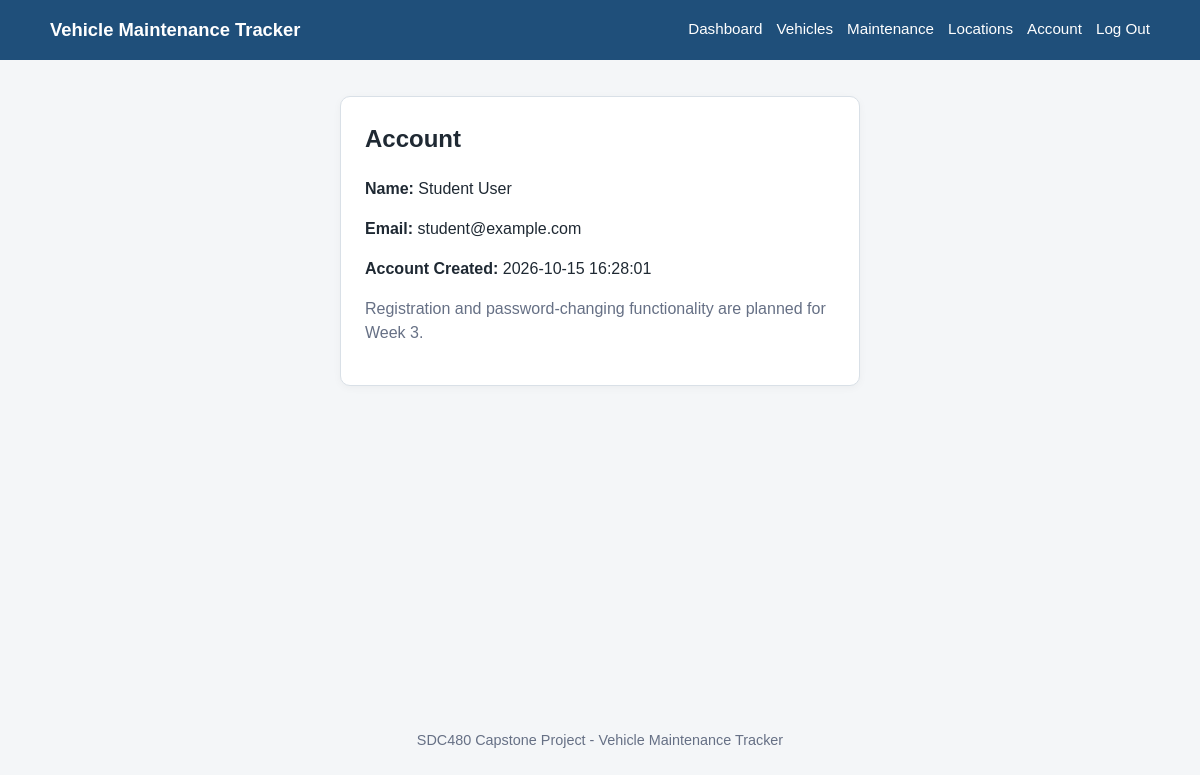
The app's page /account.php (signed in) with its own data.
### tables this page shows
CREATE TABLE users (
    id INT UNSIGNED AUTO_INCREMENT PRIMARY KEY,
    first_name VARCHAR(50) NOT NULL,
    last_name VARCHAR(50) NOT NULL,
    email VARCHAR(120) NOT NULL UNIQUE,
    password_hash VARCHAR(255) NOT NULL,
    created_at TIMESTAMP NOT NULL DEFAULT CURRENT_TIMESTAMP
);

### includes/auth.php (called while the page is built, shortened)
<?php
function e(?string $value): string
{
    return htmlspecialchars($value ?? '', ENT_QUOTES, 'UTF-8');
}

### account.php (the view, shortened to what this page needs)
<?php
require 'includes/auth.php';
require 'config/db.php';
$stmt = $pdo->prepare('SELECT first_name, last_name, email, created_at FROM users WHERE id = ?');
$stmt->execute([current_user_id()]);
$user = $stmt->fetch();
require 'includes/header.php';
?>
<section class="card form-card">
    <h1>Account</h1>
    <p><strong>Name:</strong> <?= e($user['first_name'] . ' ' . $user['last_name']) ?></p>
    <p><strong>Email:</strong> <?= e($user['email']) ?></p>
    <p><strong>Account Created:</strong> <?= e($user['created_at']) ?></p>
    <p class="muted">Registration and password-changing functionality are planned for Week 3.</p>
</section>
<?php require 'includes/footer.php'; ?>

### assets/style.css (style rules this page uses)
:root { --bg: #f4f6f8; --surface: #ffffff; --text: #1f2933; --muted: #667085; --border: #d9e0e7; --accent: #1f4f7a; --accent-dark: #173a59; --success: #2d6a4f; --danger: #9b2c2c; }
* { box-sizing: border-box; }
body { margin: 0; font-family: Arial, Helvetica, sans-serif; background: var(--bg); color: var(--text); line-height: 1.5; }
.hero, .card { background: var(--surface); border: 1px solid var(--border); border-radius: 10px; padding: 24px; box-shadow: 0 2px 8px rgba(0,0,0,.04); }
h1, h2, h3 { margin-top: 0; }
.muted { color: var(--muted); }
.form-card { max-width: 520px; margin: 0 auto; }

### records on screen
users: first_name+last_name "Student User", email "student@example.com", created_at "2026-10-15 16:28:01"
